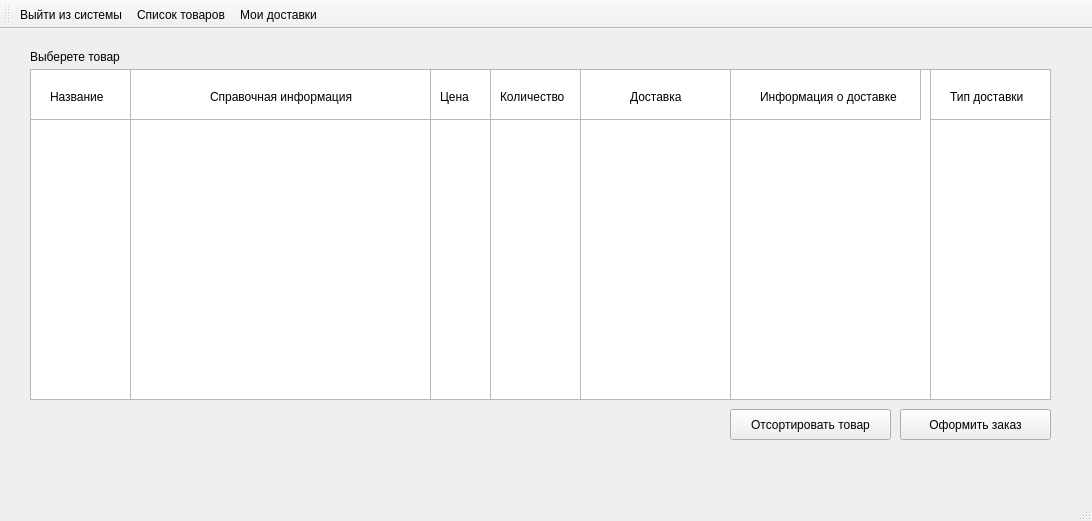
<?xml version="1.0" encoding="UTF-8"?>
<ui version="4.0">
 <class>UserOrderListWindow</class>
 <widget class="QMainWindow" name="UserOrderListWindow">
  <property name="geometry">
   <rect>
    <x>0</x>
    <y>0</y>
    <width>1092</width>
    <height>521</height>
   </rect>
  </property>
  <property name="windowTitle">
   <string>MainWindow</string>
  </property>
  <widget class="QWidget" name="centralwidget">
   <widget class="QColumnView" name="columnView_6">
    <property name="geometry">
     <rect>
      <x>580</x>
      <y>40</y>
      <width>151</width>
      <height>51</height>
     </rect>
    </property>
   </widget>
   <widget class="QColumnView" name="columnView_10">
    <property name="geometry">
     <rect>
      <x>930</x>
      <y>40</y>
      <width>121</width>
      <height>51</height>
     </rect>
    </property>
   </widget>
   <widget class="QLabel" name="label_5">
    <property name="geometry">
     <rect>
      <x>760</x>
      <y>60</y>
      <width>161</width>
      <height>16</height>
     </rect>
    </property>
    <property name="text">
     <string>Информация о доставке</string>
    </property>
   </widget>
   <widget class="QPushButton" name="pushButton">
    <property name="geometry">
     <rect>
      <x>900</x>
      <y>380</y>
      <width>151</width>
      <height>31</height>
     </rect>
    </property>
    <property name="text">
     <string>Оформить заказ</string>
    </property>
   </widget>
   <widget class="QColumnView" name="columnView_14">
    <property name="geometry">
     <rect>
      <x>490</x>
      <y>40</y>
      <width>91</width>
      <height>51</height>
     </rect>
    </property>
   </widget>
   <widget class="QColumnView" name="columnView">
    <property name="geometry">
     <rect>
      <x>30</x>
      <y>40</y>
      <width>101</width>
      <height>331</height>
     </rect>
    </property>
   </widget>
   <widget class="QColumnView" name="columnView_12">
    <property name="geometry">
     <rect>
      <x>490</x>
      <y>40</y>
      <width>91</width>
      <height>331</height>
     </rect>
    </property>
   </widget>
   <widget class="QLabel" name="label_2">
    <property name="geometry">
     <rect>
      <x>50</x>
      <y>60</y>
      <width>101</width>
      <height>16</height>
     </rect>
    </property>
    <property name="text">
     <string>Название</string>
    </property>
   </widget>
   <widget class="QColumnView" name="columnView_4">
    <property name="geometry">
     <rect>
      <x>30</x>
      <y>40</y>
      <width>101</width>
      <height>51</height>
     </rect>
    </property>
   </widget>
   <widget class="QColumnView" name="columnView_7">
    <property name="geometry">
     <rect>
      <x>30</x>
      <y>40</y>
      <width>101</width>
      <height>51</height>
     </rect>
    </property>
   </widget>
   <widget class="QColumnView" name="columnView_3">
    <property name="geometry">
     <rect>
      <x>580</x>
      <y>40</y>
      <width>151</width>
      <height>331</height>
     </rect>
    </property>
   </widget>
   <widget class="QColumnView" name="columnView_5">
    <property name="geometry">
     <rect>
      <x>130</x>
      <y>40</y>
      <width>301</width>
      <height>51</height>
     </rect>
    </property>
   </widget>
   <widget class="QLabel" name="label_3">
    <property name="geometry">
     <rect>
      <x>220</x>
      <y>60</y>
      <width>151</width>
      <height>16</height>
     </rect>
    </property>
    <property name="text">
     <string>Справочная информация</string>
    </property>
   </widget>
   <widget class="QLabel" name="label">
    <property name="geometry">
     <rect>
      <x>30</x>
      <y>20</y>
      <width>131</width>
      <height>16</height>
     </rect>
    </property>
    <property name="text">
     <string>Выберете товар</string>
    </property>
   </widget>
   <widget class="QColumnView" name="columnView_11">
    <property name="geometry">
     <rect>
      <x>430</x>
      <y>40</y>
      <width>61</width>
      <height>331</height>
     </rect>
    </property>
   </widget>
   <widget class="QColumnView" name="columnView_9">
    <property name="geometry">
     <rect>
      <x>930</x>
      <y>40</y>
      <width>121</width>
      <height>331</height>
     </rect>
    </property>
   </widget>
   <widget class="QLabel" name="label_9">
    <property name="geometry">
     <rect>
      <x>500</x>
      <y>60</y>
      <width>91</width>
      <height>16</height>
     </rect>
    </property>
    <property name="text">
     <string>Количество</string>
    </property>
   </widget>
   <widget class="QLabel" name="label_4">
    <property name="geometry">
     <rect>
      <x>630</x>
      <y>60</y>
      <width>61</width>
      <height>16</height>
     </rect>
    </property>
    <property name="text">
     <string>Доставка</string>
    </property>
   </widget>
   <widget class="QColumnView" name="columnView_8">
    <property name="geometry">
     <rect>
      <x>130</x>
      <y>40</y>
      <width>301</width>
      <height>51</height>
     </rect>
    </property>
   </widget>
   <widget class="QLabel" name="label_7">
    <property name="geometry">
     <rect>
      <x>440</x>
      <y>60</y>
      <width>31</width>
      <height>16</height>
     </rect>
    </property>
    <property name="text">
     <string>Цена</string>
    </property>
   </widget>
   <widget class="QLabel" name="label_6">
    <property name="geometry">
     <rect>
      <x>210</x>
      <y>60</y>
      <width>161</width>
      <height>16</height>
     </rect>
    </property>
    <property name="text">
     <string>Справочная информация</string>
    </property>
   </widget>
   <widget class="QLabel" name="label_8">
    <property name="geometry">
     <rect>
      <x>950</x>
      <y>60</y>
      <width>91</width>
      <height>16</height>
     </rect>
    </property>
    <property name="text">
     <string>Тип доставки</string>
    </property>
   </widget>
   <widget class="QColumnView" name="columnView_2">
    <property name="geometry">
     <rect>
      <x>130</x>
      <y>40</y>
      <width>301</width>
      <height>331</height>
     </rect>
    </property>
   </widget>
   <widget class="QPushButton" name="pushButton_2">
    <property name="geometry">
     <rect>
      <x>730</x>
      <y>380</y>
      <width>161</width>
      <height>31</height>
     </rect>
    </property>
    <property name="text">
     <string>Отсортировать товар</string>
    </property>
   </widget>
   <widget class="QColumnView" name="columnView_13">
    <property name="geometry">
     <rect>
      <x>430</x>
      <y>40</y>
      <width>61</width>
      <height>51</height>
     </rect>
    </property>
   </widget>
   <widget class="QColumnView" name="columnView_15">
    <property name="geometry">
     <rect>
      <x>730</x>
      <y>40</y>
      <width>201</width>
      <height>331</height>
     </rect>
    </property>
   </widget>
   <widget class="QColumnView" name="columnView_16">
    <property name="geometry">
     <rect>
      <x>730</x>
      <y>40</y>
      <width>191</width>
      <height>51</height>
     </rect>
    </property>
   </widget>
   <zorder>columnView_15</zorder>
   <zorder>columnView_2</zorder>
   <zorder>columnView_4</zorder>
   <zorder>columnView</zorder>
   <zorder>columnView_7</zorder>
   <zorder>pushButton</zorder>
   <zorder>columnView_12</zorder>
   <zorder>label_2</zorder>
   <zorder>columnView_3</zorder>
   <zorder>columnView_5</zorder>
   <zorder>label_3</zorder>
   <zorder>label</zorder>
   <zorder>columnView_11</zorder>
   <zorder>columnView_9</zorder>
   <zorder>columnView_8</zorder>
   <zorder>label_6</zorder>
   <zorder>pushButton_2</zorder>
   <zorder>columnView_13</zorder>
   <zorder>label_7</zorder>
   <zorder>columnView_14</zorder>
   <zorder>label_9</zorder>
   <zorder>columnView_6</zorder>
   <zorder>label_4</zorder>
   <zorder>columnView_10</zorder>
   <zorder>label_8</zorder>
   <zorder>columnView_16</zorder>
   <zorder>label_5</zorder>
  </widget>
  <widget class="QMenuBar" name="menubar">
   <property name="geometry">
    <rect>
     <x>0</x>
     <y>0</y>
     <width>1092</width>
     <height>37</height>
    </rect>
   </property>
  </widget>
  <widget class="QStatusBar" name="statusbar"/>
  <widget class="QToolBar" name="toolBar">
   <property name="windowTitle">
    <string>toolBar</string>
   </property>
   <attribute name="toolBarArea">
    <enum>TopToolBarArea</enum>
   </attribute>
   <attribute name="toolBarBreak">
    <bool>false</bool>
   </attribute>
   <addaction name="action_1"/>
   <addaction name="action_2"/>
   <addaction name="action_3"/>
  </widget>
  <action name="action_1">
   <property name="text">
    <string>Выйти из системы</string>
   </property>
   <property name="shortcut">
    <string>Esc</string>
   </property>
   <property name="menuRole">
    <enum>QAction::NoRole</enum>
   </property>
  </action>
  <action name="action_2">
   <property name="text">
    <string>Список товаров</string>
   </property>
   <property name="menuRole">
    <enum>QAction::NoRole</enum>
   </property>
  </action>
  <action name="action_3">
   <property name="text">
    <string>Мои доставки</string>
   </property>
   <property name="menuRole">
    <enum>QAction::NoRole</enum>
   </property>
  </action>
 </widget>
 <resources/>
 <connections/>
</ui>
